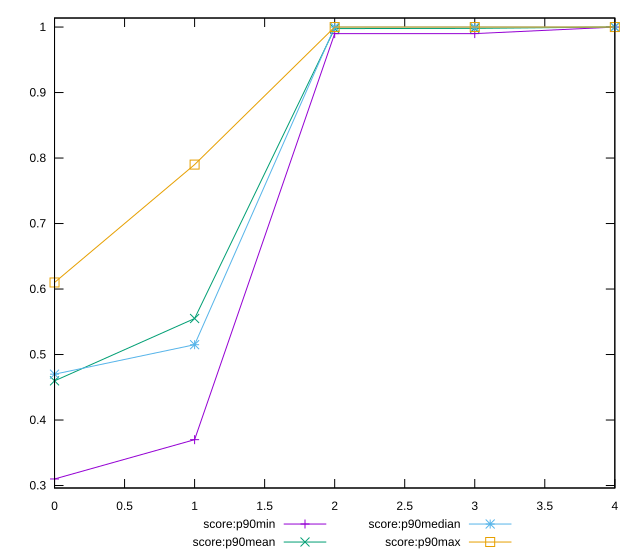

Write the gnuplot code that produced this figure.
reset

$scoreP90Min <<EOF
0 0.31
1 0.37
2 0.99
3 0.99
4 1
EOF

$scoreP90Mean <<EOF
0 0.45978723404255323
1 0.555
2 0.9976595744680851
3 0.9979787234042551
4 1
EOF

$scoreP90Median <<EOF
0 0.47
1 0.515
2 1
3 1
4 1
EOF

$scoreP90Max <<EOF
0 0.61
1 0.79
2 1
3 1
4 1
EOF

set key outside below
set xrange [0:4]
set yrange [0.2962:1.0138]
set trange [0.2962:1.0138]
set terminal svg size 640, 560 enhanced background rgb 'white'
set output "report_00019_2021-02-10T18-14-37.922Z//speed-index/progression/score.svg"

plot $scoreP90Min title "score:p90min" with linespoints, \
     $scoreP90Mean title "score:p90mean" with linespoints, \
     $scoreP90Median title "score:p90median" with linespoints, \
     $scoreP90Max title "score:p90max" with linespoints

reset
